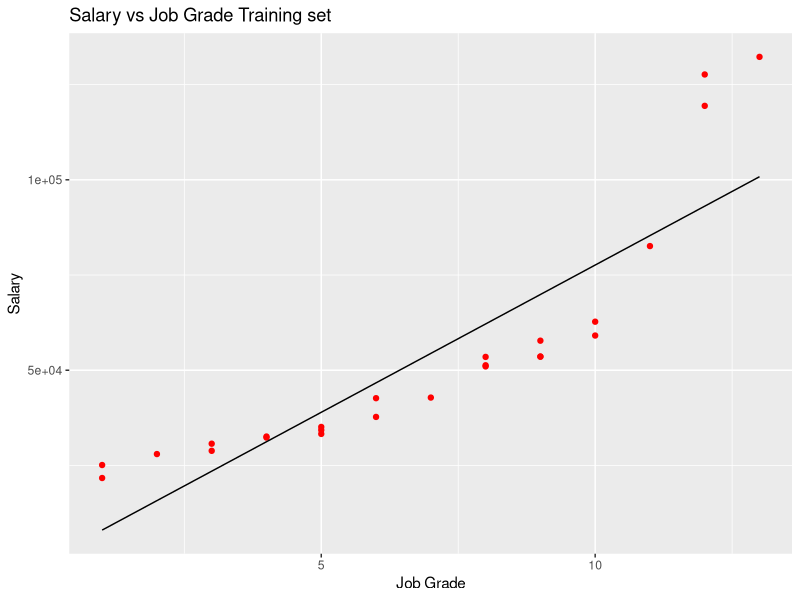
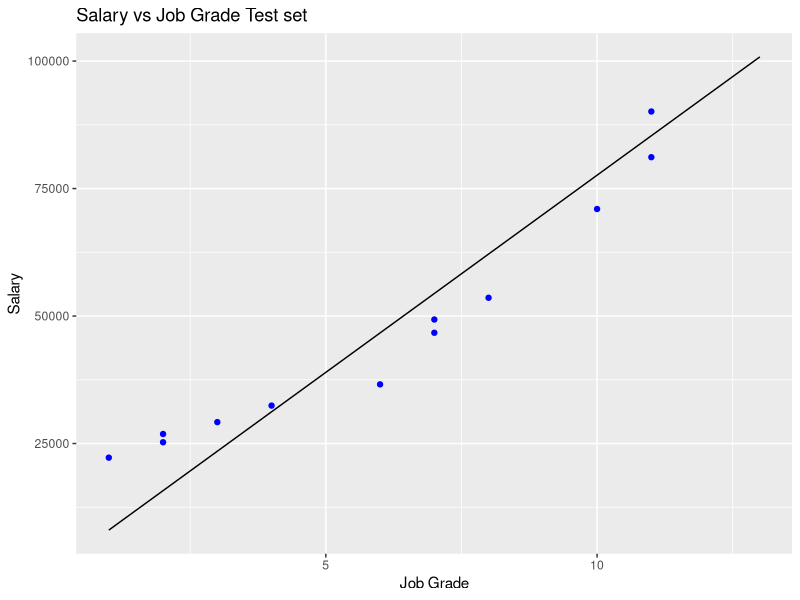
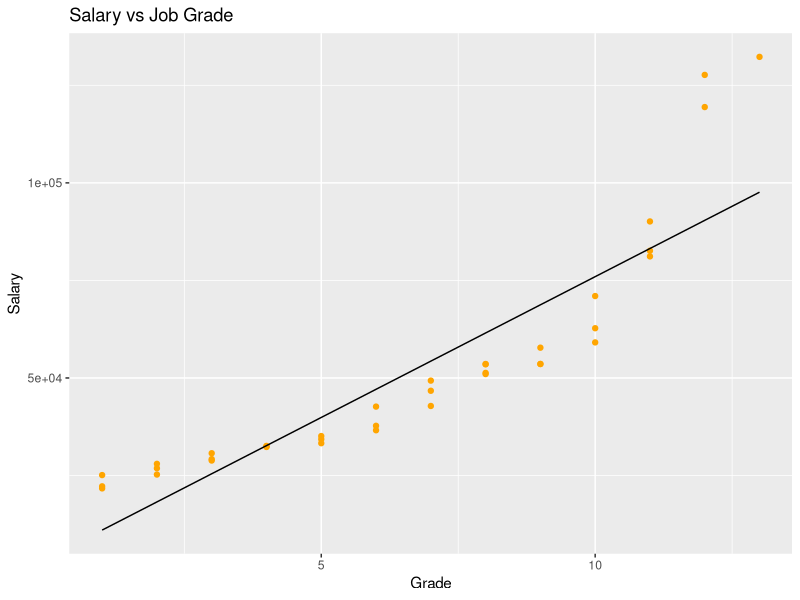
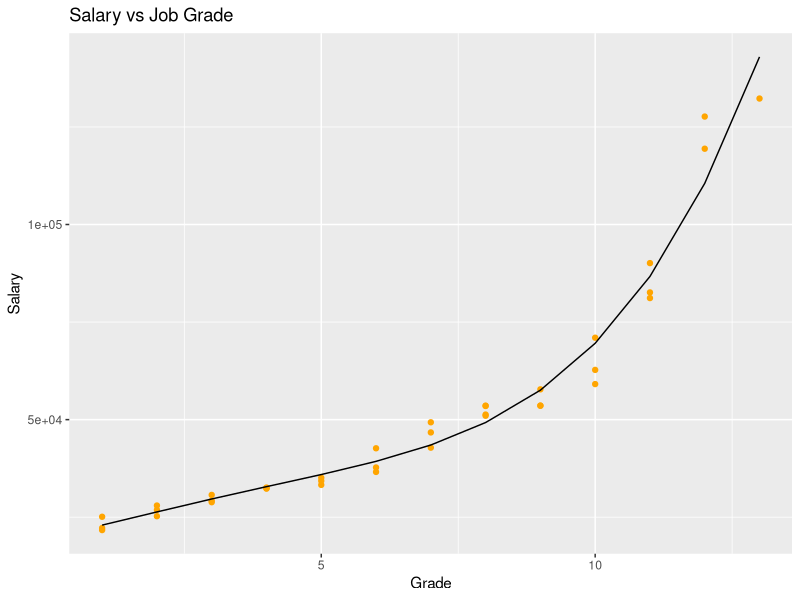
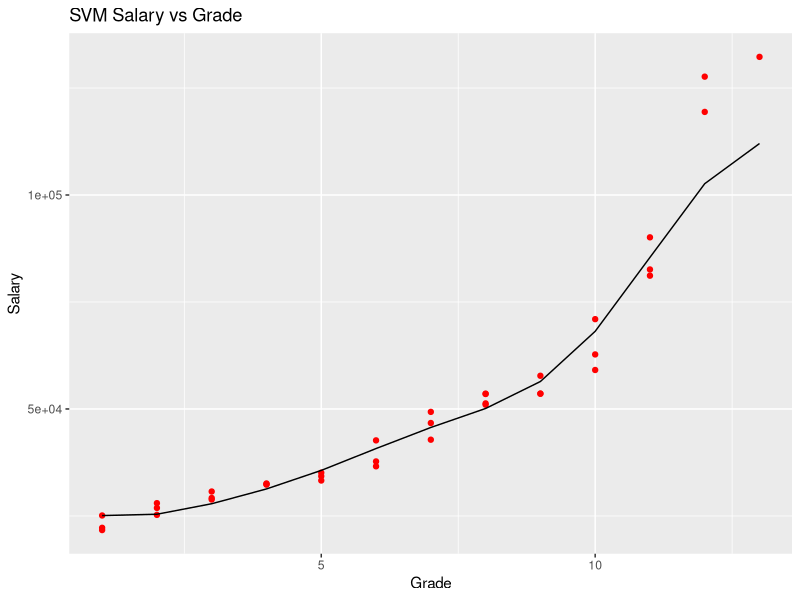
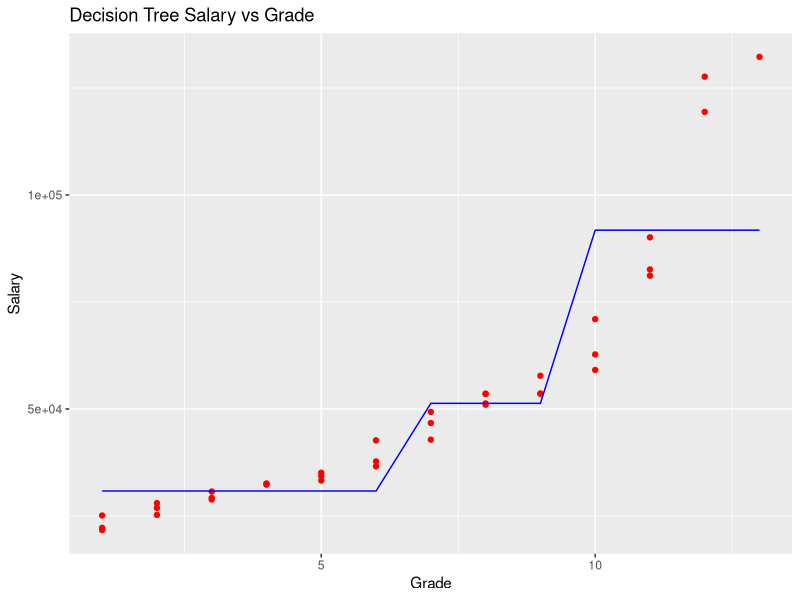
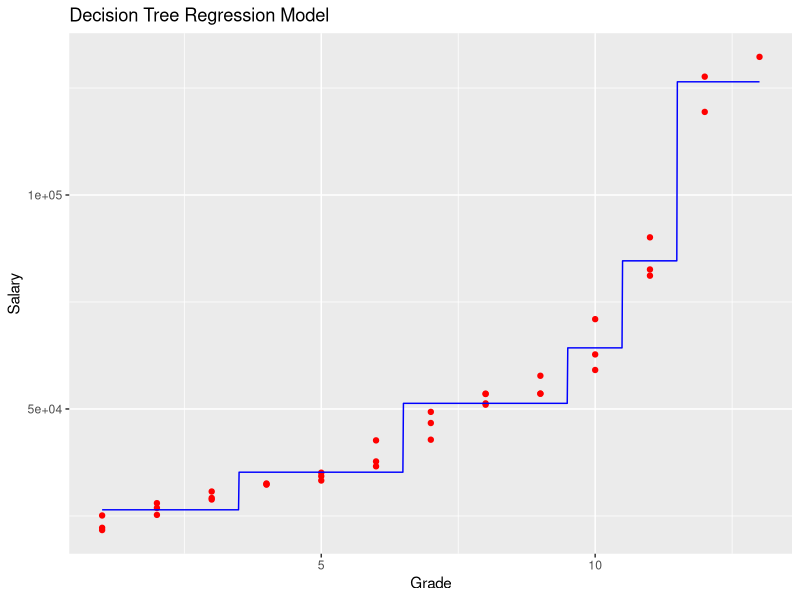
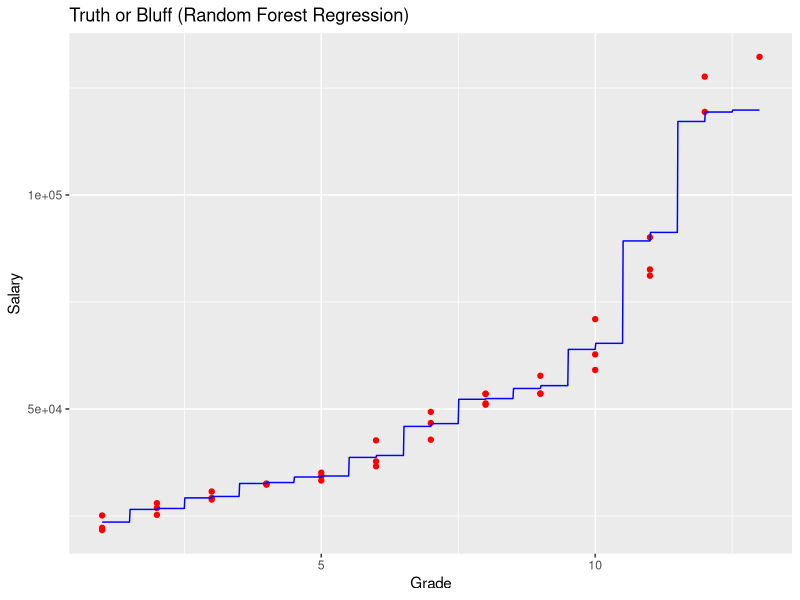

R code for these plots, in order:
#simple linear regression 
salary <- read.csv('sdsu salary data from class .csv') 
View(salary)

salary = salary[2:3]

library(caTools)
set.seed(123)

split = sample.split(salary$Estimated.Salary, SplitRatio = 0.70)
train = subset(salary, split == T) 
test = subset(salary, split == F)

regressor = lm(formula = Estimated.Salary ~ Grade, 
                data = train)

summary(regressor)
#there is a decent correaltion between the job grades and the salary that were assigned 
#75.3% correaltion is not bad 

y_pred = predict(regressor, newdata = test)
y_pred

library(ggplot2)

ggplot() + 
  geom_point(aes(x=train$Grade, y=train$Estimated.Salary),
             color = 'red') + 
  geom_line(aes(x=train$Grade, y=predict(regressor, newdata = train)),
            color = 'black') + 
  ggtitle('Salary vs Job Grade Training set') + 
  xlab('Job Grade') + 
  ylab('Salary')

ggplot() + 
  geom_point(aes(x=test$Grade, y=test$Estimated.Salary),
             color = 'blue') + 
  geom_line(aes(x=train$Grade, y=predict(regressor, newdata = train)),
            color = 'black') + 
  ggtitle('Salary vs Job Grade Test set') + 
  xlab('Job Grade') + 
  ylab('Salary')

#not as many outliers with the test set observation 

#polynomial regression 
lin_reg <- lm(formula = Estimated.Salary ~ Grade,
              data = salary)
summary(lin_reg)

salary$Grade2 = salary$Grade^2
salary$Grade3 = salary$Grade^3
salary$Grade4 = salary$Grade^4

poly_reg <- lm(formula = Estimated.Salary ~ .,
               data = salary)
summary(poly_reg)
#holy shit 96.6% accurate what 

ggplot() + 
  geom_point(aes(x = salary$Grade, y=salary$Estimated.Salary),
             color = 'orange') + 
  geom_line(aes(x = salary$Grade, y=predict(lin_reg, newdata = salary)),
            color = 'black') + 
  ggtitle('Salary vs Job Grade') + 
  xlab('Grade') + 
  ylab('Salary')

ggplot() + 
  geom_point(aes(x = salary$Grade, y=salary$Estimated.Salary),
             color = 'orange') + 
  geom_line(aes(x = salary$Grade, y=predict(poly_reg, newdata = salary)),
            color = 'black') + 
  ggtitle('Salary vs Job Grade') + 
  xlab('Grade') + 
  ylab('Salary')

y_pred <- predict(lin_reg, data.frame(Grade = 9.5))
y_pred
#the model predicts that a job with a grade in between 9 and 1 should earn $72,353.29

y_pred = predict(poly_reg, data.frame(Grade = 9.5,
                                      Grade2 = 9.5^2,
                                      Grade3= 9.5^3,
                                      Grade4= 9.5^4))
y_pred
#the polyomial regression model predicts that the job between job grades 9 and 10 should take home a salary of 63009.58
#the salary grade of 9 is between 53,000 and 57,000 
#the salary grade of 10 is between 59,000 and 70,000 

#use polynomial model, linear model overpays by almost 10K

library(e1071)
salary = salary[1:2]
View(salary)

regressor <- svm(formula = Estimated.Salary ~ Grade, 
                 data = salary, 
                 type = 'eps-regression')

y_pred = predict(regressor, data.frame(Grade=9.5))
print(y_pred)
#predicts salary of $61,462.34
#the salary grade of 9 is between 53,000 and 57,000 
#the salary grade of 10 is between 59,000 and 70,000 
#the model works for a job that is in between job grade 9 and 10 

ggplot() + 
  geom_point(aes(x=salary$Grade, y=salary$Estimated.Salary), 
             color = 'red') +
  geom_line(aes(x=salary$Grade, y=predict(regressor, newdata = salary)),
            color = 'black') + 
  ggtitle('SVM Salary vs Grade') + 
  xlab('Grade') + 
  ylab('Salary')

#performs fairly well 

#decision tree 
library(rpart)
classifier = rpart(formula = Estimated.Salary ~ Grade, 
                   data = salary)

summary(classifier)

y_pred = predict(classifier, data.frame(Grade=9.5))
print(y_pred)
#the decision tree model overfits the salary range by 20,000
#predicts that the salary is 91786

ggplot() +
  geom_point(aes(x=salary$Grade, y=salary$Estimated.Salary),
             color = 'red') + 
  geom_line(aes(x=salary$Grade, y=predict(classifier, newdata = salary)),
            color = 'blue') + 
  ggtitle('Decision Tree Salary vs Grade') + 
  xlab('Grade') + 
  ylab('Salary')
#not the most accurate, lots of outliers towards the end

classifier = rpart(formula  = Estimated.Salary ~ Grade,
                   data = salary, 
                   control = rpart.control(minsplit = 2))

y_pred = predict(classifier, data.frame(Grade=9.5))
print(y_pred)
#y_pred is way lower than last time to the point where the employee is underpaid 
#64281.67 
#seems more accurate 

library(ggplot2)
x_grid = seq(min(salary$Grade), max(salary$Grade), 0.01)
ggplot() +
  geom_point(aes(x = salary$Grade, y = salary$Estimated.Salary),
             colour = 'red') +
  geom_line(aes(x = x_grid, y = predict(classifier, newdata = data.frame(Grade = x_grid))),
            colour = 'blue') +
  ggtitle('Decision Tree Regression Model') +
  xlab('Grade') +
  ylab('Salary')

summary(classifier)
#not a terribly accurate model our prediction for 9.5 

#random forest 
library(randomForest)
set.seed(1234)

regressor = randomForest(x = salary[1], 
                         y = salary$Estimated.Salary, 
                         ntree = 500)
regressor

y_pred = predict(regressor, newdata = data.frame(Grade = 9.5))
y_pred
#the preidcted salary is 55452.67 
#employee is slightly underpaid, but close to  

library(ggplot2)
x_grid = seq(min(salary$Grade), max(salary$Grade), 0.01)
ggplot() +
  geom_point(aes(x = salary$Grade, y = salary$Estimated.Salary),
             colour = 'red') +
  geom_line(aes(x = x_grid, y = predict(regressor, newdata = data.frame(Grade = x_grid))),
            colour = 'blue') +
  ggtitle('Truth or Bluff (Random Forest Regression)') +
  xlab('Grade') +
  ylab('Salary')
#model actually turn out to be really good 

#job grade 10 pays between 59K and 70K 
#9.5 by model predictions 
#polynomial 72,000 #overpay slightly 
#SVM 61,000 #in the pay range 
#Decision Tree 64,000 #in the pay range 
#Random Forest 54,000 #underpay 
#go with SVM model for salary offer, it is the least amount of money that is within what the business would pay in that pay grade











  
